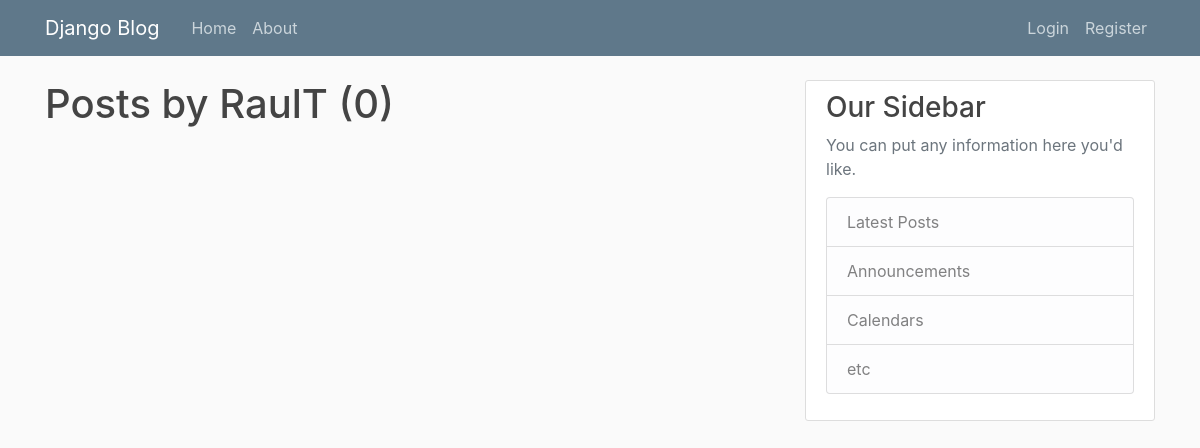
/user/RaulT, run on an earlier commit of the app's database.
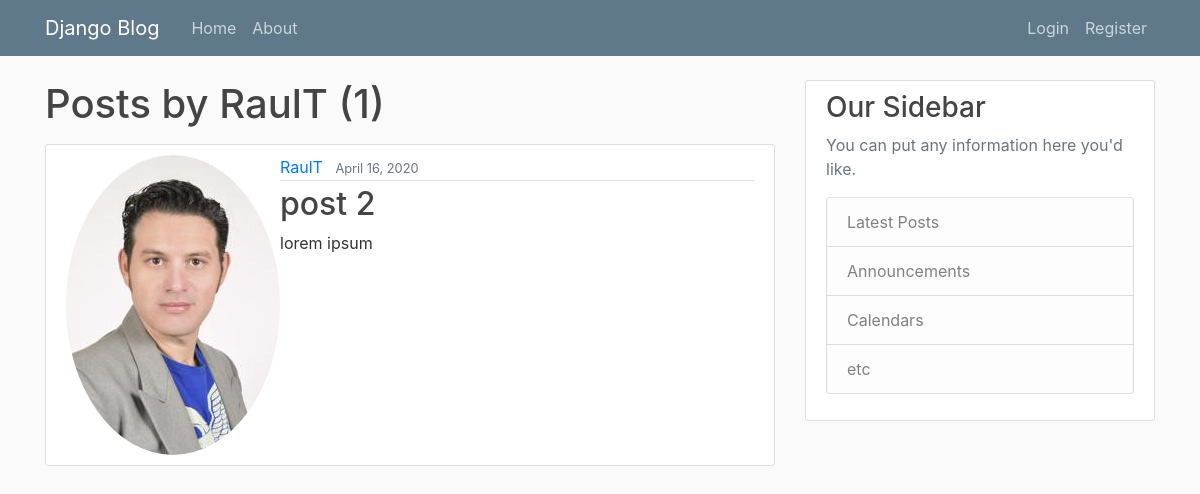
And on a later commit of the database.
### blog/models.py (models this page shows, shortened)
class Post(models.Model):
    title = models.CharField(max_length=100)
    content = models.TextField()
    date_posted = models.DateTimeField(default=timezone.now)
    author = models.ForeignKey(User, on_delete=models.CASCADE)

### users/models.py (models this page shows, shortened)
class Profile(models.Model):
    user = models.OneToOneField(User, on_delete=models.CASCADE)
    image = models.ImageField(default='default.jpg', upload_to='profile_pics')

### blog/views.py (the view)
# urls.py: path('user/<str:username>', UserPostListView.as_view(), name='user-posts'),
class UserPostListView(ListView):
    model = Post
    template_name = 'blog/user_posts.html' # <app>/<model>_<viewtype>.html
    context_object_name = 'posts'
    paginate_by = 5
    def get_queryset(self):
        user = get_object_or_404(User, username=self.kwargs.get('username'))
        return Post.objects.filter(author=user).order_by('-date_posted')

### blog/templates/blog/user_posts.html (shortened to what this page needs)
{% extends "blog/base.html" %}
{% block content %}
    <h1 class="mb-3">Posts by {{ view.kwargs.username }} ({{ page_obj.paginator.count }})</h1>
    {% for post in posts %}
        <article class="media content-section">
          <img class="rounded-circle article-image" src="{{ post.author.profile.image.url }}">
          <div class="media-body">
            <div class="article-metadata">
              <a class="mr-2" href="{% url 'user-posts' post.author.username %}">{{ post.author }}</a>
              <small class="text-muted">{{ post.date_posted|date:"F d, Y" }}</small>
            </div>
            <h2><a class="article-title" href="{% url 'post-detail' post.id %}">{{ post.title }}</a></h2>
            <p class="article-content">{{ post.content }}</p>
          </div>
        </article>
    {% endfor %}
{% endblock content %}

What changed in the data, as far as the page shows it:
added Post: author.profile.image (picture), author "RaulT", date_posted "April 16, 2020", title "post 2", content "lorem ipsum"
Also different on the page:
{{ page_obj.paginator.count }}: "0" → "1"
